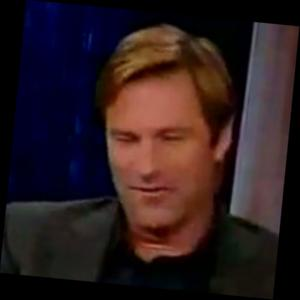
#> input picture image/origin/Aaron_Eckhart/0/aligned_detect_0.567.jpg, 300 x 300 px, found by its file name; its folder holds only this picture in this run
$ python image_crop.py
#> lines starting #> are read from the running program, lines starting #| are printed output that depends on the picture
# -*- coding: utf-8 -*-
# -*- coding: utf-8 -*-
# @Time    : 2021-10
# @Author  : Wenhan Wu
# @FileName: image_crop.py
# @Project :
# @GitHub  : Ivyee17

import os
from PIL import Image

def crop_from_image(src_file, des_file, crop_size):

#> called with crop_size = (47, 55)
    img = Image.open(src_file, "r")
#> img is the input picture: PIL image 300x300 RGB; mean R, G, B 45.1, 29.2, 31.6
    img_width, img_height = img.size
#> img_width = 300; img_height = 300
    start_point_x = int(img_width / 4)
#> start_point_x = 75
    start_point_y = int(img_height / 4)
#> start_point_y = 75
    x_move = start_point_x + int(img_width / 2)
#> x_move = 225
    y_move = start_point_y + int(img_height / 2)
#> y_move = 225
    box = (start_point_x, start_point_y, x_move, y_move)
#> box = (75, 75, 225, 225)
    img_crop = img.crop(box)
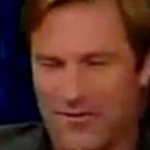
#> img_crop: PIL image 150x150 RGB; mean R, G, B 96, 52.5, 42.6
    img_resize_crop = img_crop.resize(crop_size)
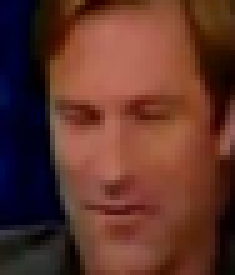
#> img_resize_crop: PIL image 47x55 RGB (shown 5 times larger); mean R, G, B 96.1, 52.6, 42.6
    img_resize_crop.save(des_file)

def folder_for_crop(db_folder, result_folder, crop_size):
    if not os.path.exists(result_folder):
        os.mkdir(result_folder)

    number = 0
    for people_folder in os.listdir(db_folder):
        number += 1
        src_people_path = db_folder + os.sep + people_folder
        des_people_path = result_folder  + os.sep + people_folder
        if not os.path.exists(des_people_path):
            os.mkdir(des_people_path)

        step = 0
        counter = 0
        for vedio_folder in os.listdir(src_people_path):
            step += 1
            src_vedio_path = src_people_path + os.sep + vedio_folder
            des_vedio_path = des_people_path + os.sep + vedio_folder
            if not os.path.exists(des_vedio_path):
                os.mkdir(des_vedio_path)
            for img_file in os.listdir(src_vedio_path):
                counter += 1
                src_img_path = src_vedio_path  + os.sep + img_file
                des_img_path = des_vedio_path  + os.sep + img_file
                crop_from_image(src_img_path, des_img_path, crop_size)

            print(people_folder + ": id--->" + str(number)
                    + " step--->" + str(step) + " counter--->" + str(counter))

def run():
    db_folder = "image\\origin"
    result_folder = "image\\result"
    folder_for_crop(db_folder, result_folder, (47, 55))

if __name__ == "__main__":
    run()

$ run again, on image/origin/Aaron_Eckhart/1/aligned_detect_1.186.jpg
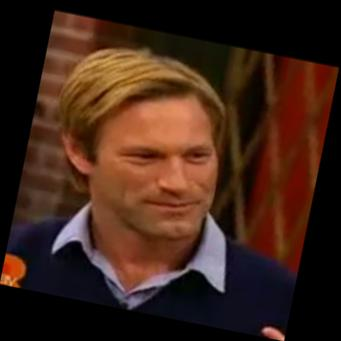
#> input picture image/origin/Aaron_Eckhart/1/aligned_detect_1.186.jpg, 341 x 341 px, found by its file name
#> in crop_from_image, img is the input picture: PIL image 341x341 RGB; mean R, G, B 63.5, 36.3, 24.2
#> in crop_from_image, `img_crop = img.crop(box)`:
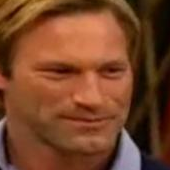
#> img_crop: PIL image 170x170 RGB; mean R, G, B 118.1, 67.9, 40.5
#> in crop_from_image, `img_resize_crop = img_crop.resize(crop_size)`:
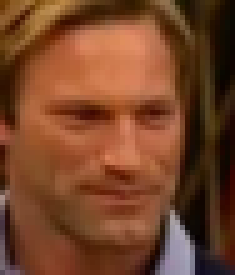
#> img_resize_crop: PIL image 47x55 RGB (shown 5 times larger); mean R, G, B 118, 67.9, 40.5
